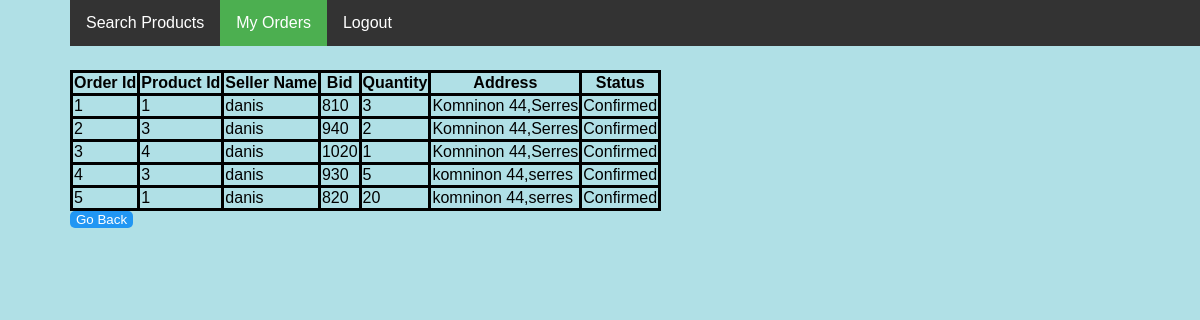
Screenshot of /userOrders.php (signed in) with the database file from the repository.
### tables this page shows
CREATE TABLE `orders` (
  `OrderId` int(11) NOT NULL,
  `BuyerUsr` varchar(30) NOT NULL,
  `SellerUsr` varchar(30) NOT NULL,
  `Amount` float NOT NULL,
  `Address` varchar(100) NOT NULL,
  `productId` int(11) NOT NULL,
  `Quantity` int(11) NOT NULL,
  `status` int(11) NOT NULL DEFAULT 0
);

### userOrders.php (the view, shortened to what this page needs)
<?php
	$name=$_SESSION['Name'];
	$db=mysqli_connect('localhost','root','','auction') or die("connection failed");
?>
<html>
  <head>
  </head>
  <body>
  	 	<ul>
  			<li><a href="Listings.php">Search Products</a></li>
  			<li><a class="active" href="userOrders.php">My Orders</a></li>
        <li><a href="index.php">Logout</a><li>
		</ul>
  	<form method="POST" action="Listings.php">
      <table>
        <tr>
          <th>Order Id</th>
          <th>Product Id</th>
          <th>Seller Name</th>
          <th>Bid</th>
          <th>Quantity</th>
          <th>Address</th>
          <th>Status</th>
        </tr>
        <?php
        $query="SELECT * FROM orders where BuyerUsr='$name';";
        mysqli_query($db,$query) or die("Query Failed");
        $result=mysqli_query($db,$query);
        while($row=mysqli_fetch_array($result)){
          echo '<tr>';
          echo '<td>'.$row['OrderId'].'</td>';
          echo '<td>'.$row['productId'].'</td>';
          echo '<td>'.$row['SellerUsr'].'</td>';
          echo '<td>'.$row['Amount'].'</td>';
          echo '<td>'.$row['Quantity'].'</td>';
          echo '<td>'.$row['Address'].'</td>';
          if ($row['status']==0)
            echo '<td> Not Confirmed </td>';
          else
            echo '<td> Confirmed </td>';
          echo '</tr>';
        }
        echo '</table>';
        echo "<form action='Listings.php'><button action='Listings.php'>Go Back</button></form>";
        ?>
      </form>
 </body>
</html>

### userOrders.php (style rules this page uses)
body { margin:70px; font-family:sans-serif; background-color: powderblue; }
table { border-collapse: collapse; }
tr,td,th { border-style:solid; }
input, button { background: #2196F3; border: none; left: 0; color: #fff; bottom: 0; border: 0px solid rgba(0, 0, 0, 0.1); border-radius:5px; transform: rotateZ(0deg); transition: all 0.1s ease-out; }
ul { list-style-type: none; margin: 0; padding: 0; overflow: hidden; background-color: #333; position: fixed; top: 0; width: 100%; }
li { float: left; }
li a { display: block; color: white; text-align: center; padding: 14px 16px; text-decoration: none; }
.active { background-color: #4CAF50; }

### rows the page displays
orders: OrderId "1", productId "1", SellerUsr "danis", Amount "810", Quantity "3", Address "Komninon 44,Serres", status "Confirmed"
orders: OrderId "2", productId "3", SellerUsr "danis", Amount "940", Quantity "2", Address "Komninon 44,Serres", status "Confirmed"
orders: OrderId "3", productId "4", SellerUsr "danis", Amount "1020", Quantity "1", Address "Komninon 44,Serres", status "Confirmed"
orders: OrderId "4", productId "3", SellerUsr "danis", Amount "930", Quantity "5", Address "komninon 44,serres", status "Confirmed"
orders: OrderId "5", productId "1", SellerUsr "danis", Amount "820", Quantity "20", Address "komninon 44,serres", status "Confirmed"
